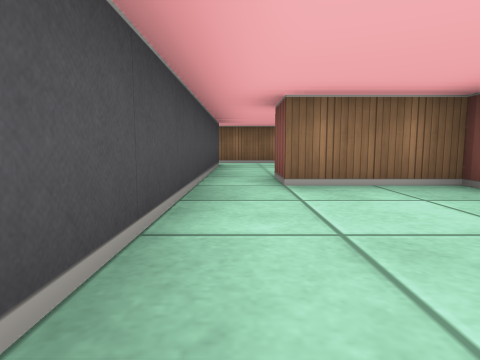
View 1 (above)

24 first-person views from a walk through a cub3D maze. The camera is about half as high as the walls, tilts 6° down and sees 75° across. The floor is counted in squares. Each view is taken from the middle of a square. On the plan, view 1 faces up. The plan holds only what a view shows up to about 9 squares ahead; the rest is blank.

View 2
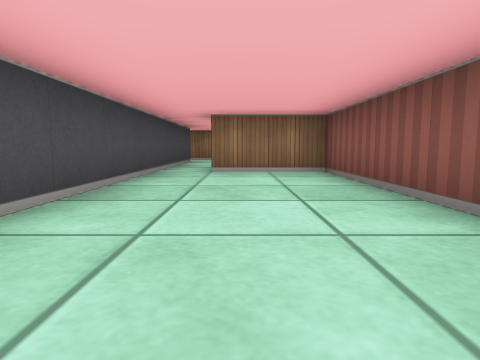

View 3
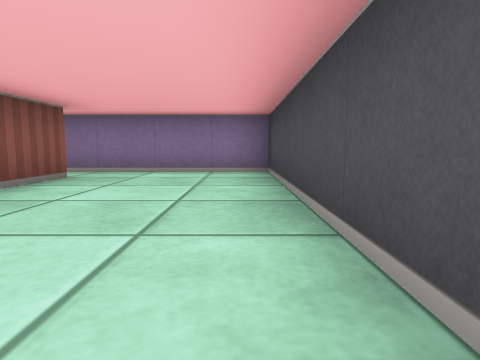

View 4
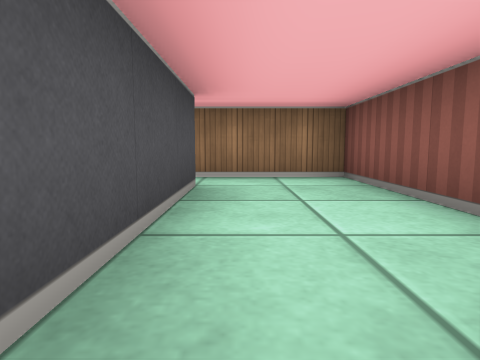

View 5
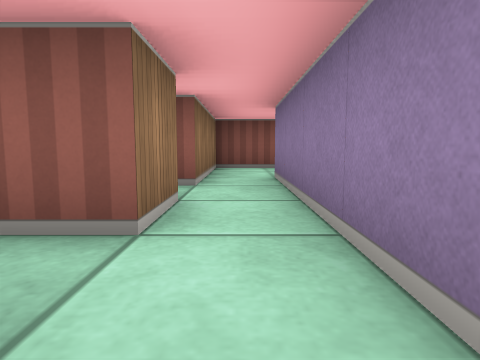

View 6
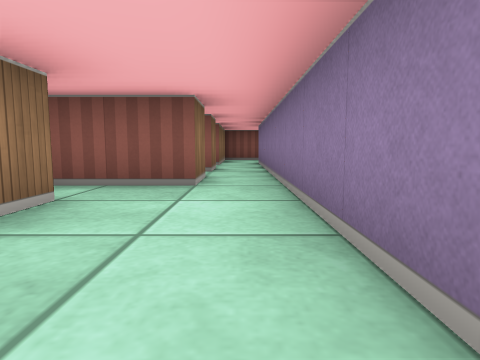

View 7
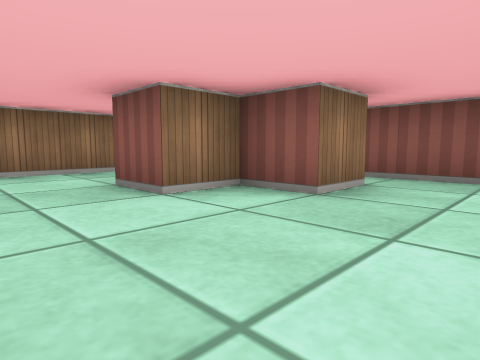

View 8
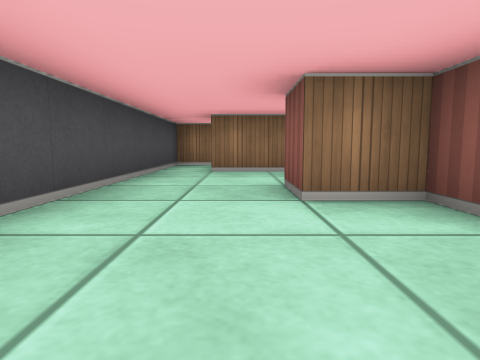

View 9
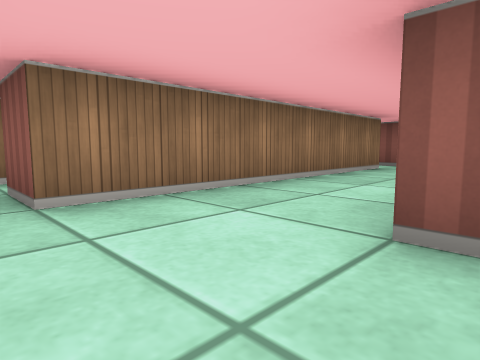

View 10
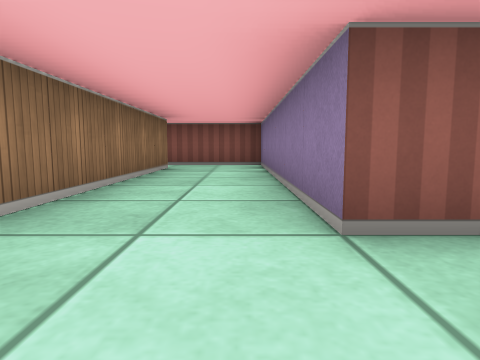

View 11
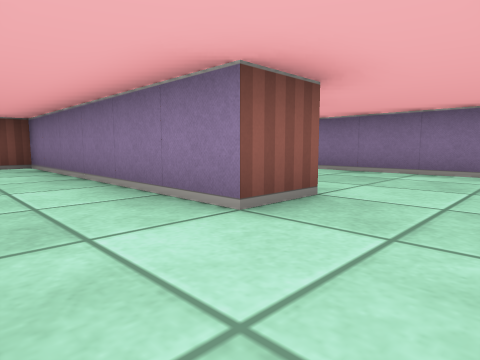

View 12
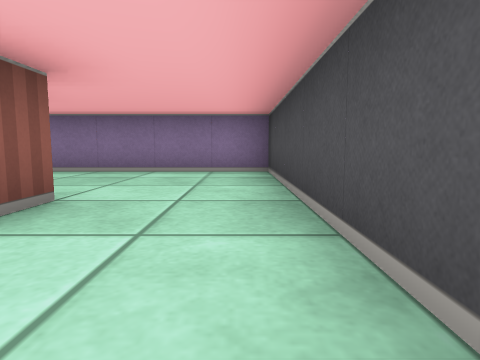

View 13
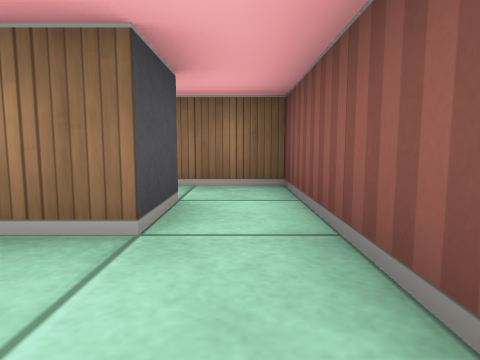

View 14
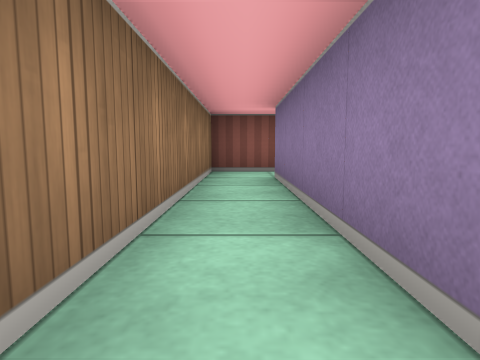

View 15
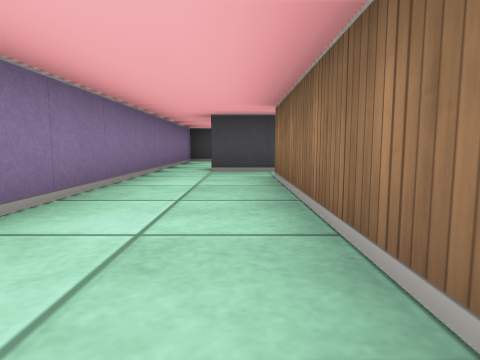

View 16
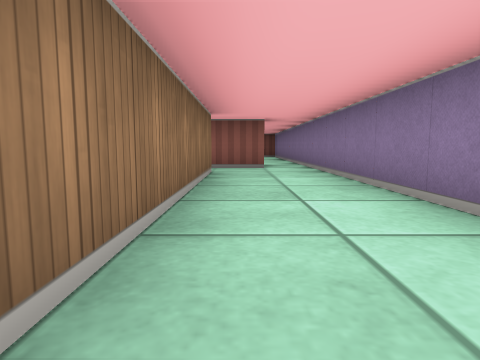

View 17
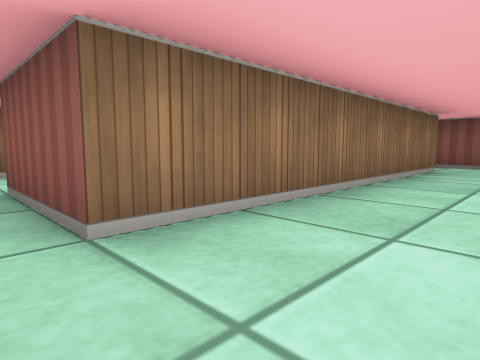

View 18
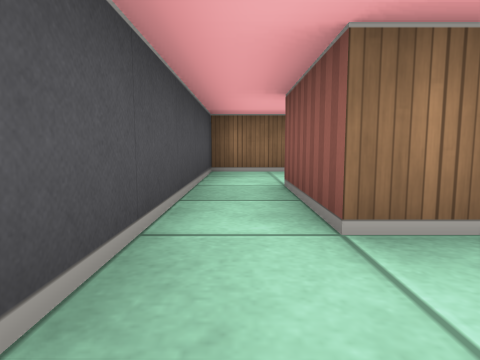

View 19
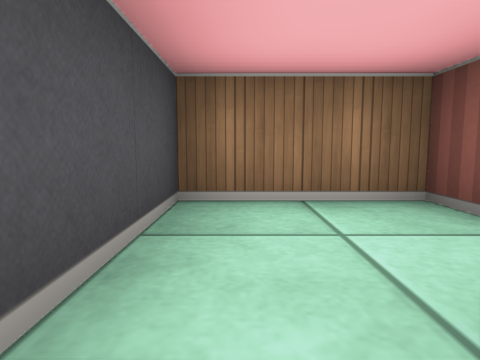

View 20
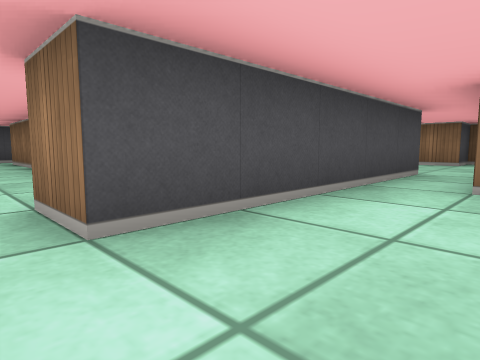

View 21
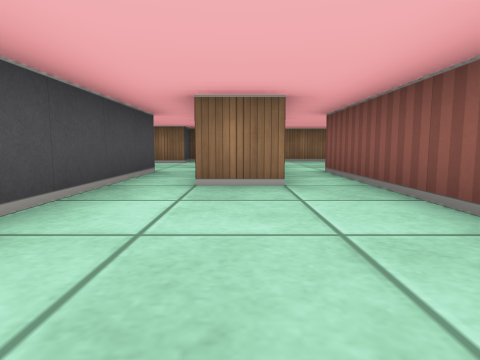

View 22
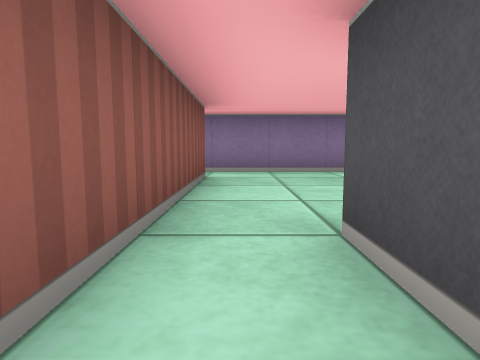

View 23
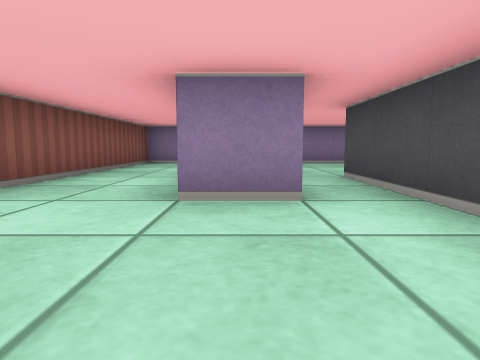

View 24
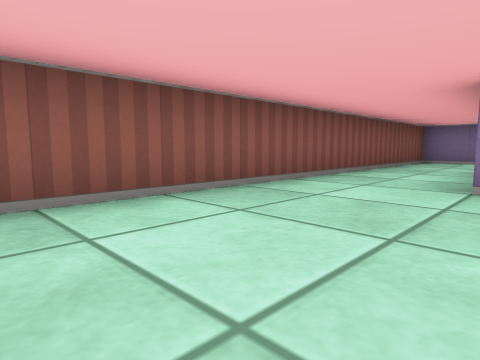

### Floor plan
Ten units are one square. View 1 is at (0, 0); x grows to the right and y downward. Boxes are objects, and circles mark ways between rooms. Rooms are numbered by the first view taken in them; rooms with no view inside come last. Other rooms are left out.
<svg viewBox="-110 -160 300 190">
<path fill="none" stroke="#000" d="M25 15 25 -35 5 -35M-5 -35 -5 25 35 25M15 -59 15 -85 -5 -85M-5 -75 -5 -35M5 -35 5 -45M-64 -95 -75 -95 -75 -105 -85 -105 -85 -115 -25 -115 -25 -135M-45 -85 -55 -85 -55 -101M-105 -135 -105 -75 -45 -75M-35 -135 -95 -135M-75 -145 -35 -145 -35 -135M-92 -155 -105 -155 -105 -135M-95 -135 -95 -145M-25 -135 -25 -155 -75 -155M35 5 35 15M105 5 45 5M35 25 114 25M115 15 115 2M55 -29 55 -35 35 -35 35 5M45 5 45 -15M155 15 155 -15M145 -15 135 -15M125 -14 125 15 115 15M114 25 156 25M155 -15 155 -35 165 -35M145 -41 145 -15M172 25 185 25 185 -68M-45 -75 -25 -75M-25 -85 -35 -85 -35 -92M-25 -75 -5 -75M-5 -85 -15 -85"/>
<circle cx="0" cy="-40" r="3" fill="#2a7"/>
<circle cx="30" cy="20" r="3" fill="#2a7"/>
<circle cx="-10" cy="-80" r="3" fill="#2a7"/>
<circle cx="-100" cy="-140" r="3" fill="#2a7"/>
<circle cx="-30" cy="-140" r="3" fill="#2a7"/>
<circle cx="-50" cy="-80" r="3" fill="#2a7"/>
<circle cx="40" cy="0" r="3" fill="#2a7"/>
<circle cx="120" cy="20" r="3" fill="#2a7"/>
<circle cx="150" cy="-25" r="3" fill="#2a7"/>
<circle cx="160" cy="20" r="3" fill="#2a7"/>
<circle cx="-30" cy="-80" r="3" fill="#2a7"/>
<text x="10" y="0">1</text>
<text x="0" y="-60">2</text>
<text x="-80" y="-100">3</text>
<text x="-70" y="-150">4</text>
<text x="70" y="10">5</text>
<text x="40" y="-20">6</text>
<text x="140" y="10">7</text>
<text x="170" y="-30">8</text>
<text x="-40" y="-90">9</text>
<text x="-20" y="-80">10</text>
</svg>
Room 1 opens to room 2. Room 1 opens to room 5. Room 2 opens to room 10. Room 3 opens to room 4. Room 3 opens to room 9. Room 5 opens to room 6. Room 5 opens to room 7. Room 7 opens to room 8. Room 9 opens to room 10.

Where each view was taken, in squares from view 1:
view 1: 0 up, 0 right, facing up
view 2: 2 down, 1 right, facing up
view 3: 3 up, 0 right, facing down
view 4: 4 up, 0 right, facing up
view 5: 8 up, 5 left, facing right
view 6: 8 up, 9 left, facing right
view 7: 8 up, 10 left, facing up-right
view 8: 8 up, 9 left, facing up
view 9: 11 up, 10 left, facing up-right
view 10: 12 up, 10 left, facing right
view 11: 13 up, 10 left, facing down-right
view 12: 13 up, 10 left, facing down
view 13: 12 up, 3 left, facing up
view 14: 15 up, 8 left, facing right
view 15: 1 down, 9 right, facing left
view 16: 1 down, 5 right, facing right
view 17: 2 down, 4 right, facing up-right
view 18: 2 down, 4 right, facing up
view 19: 1 up, 4 right, facing up
view 20: 2 down, 14 right, facing up-left
view 21: 2 down, 14 right, facing up
view 22: 3 up, 15 right, facing down
view 23: 6 up, 16 right, facing down
view 24: 7 up, 16 right, facing down-right
